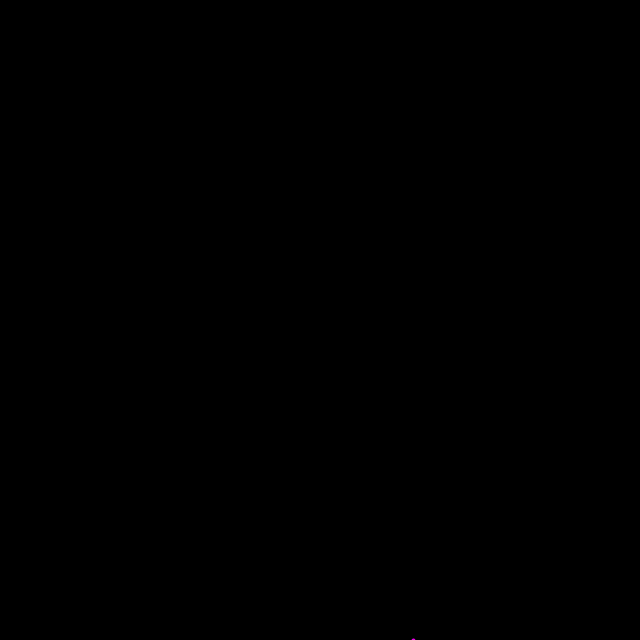
Frame 1 (no input)
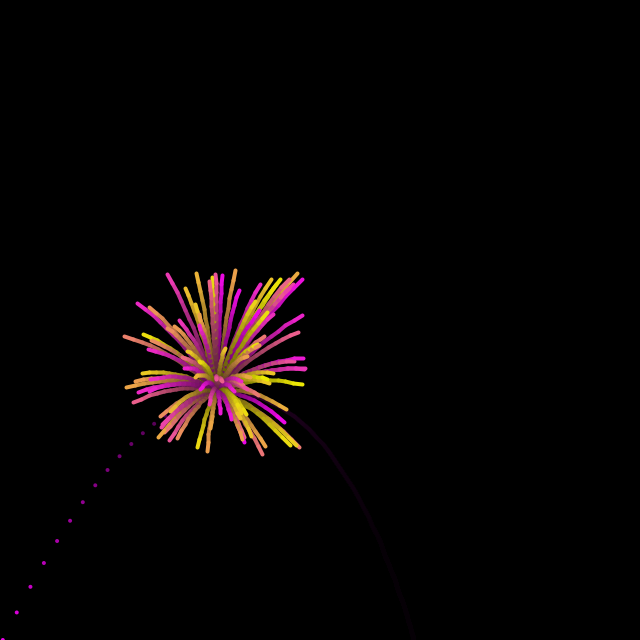
Frame 60 (the mouse pressed at the canvas centre just before this capture)
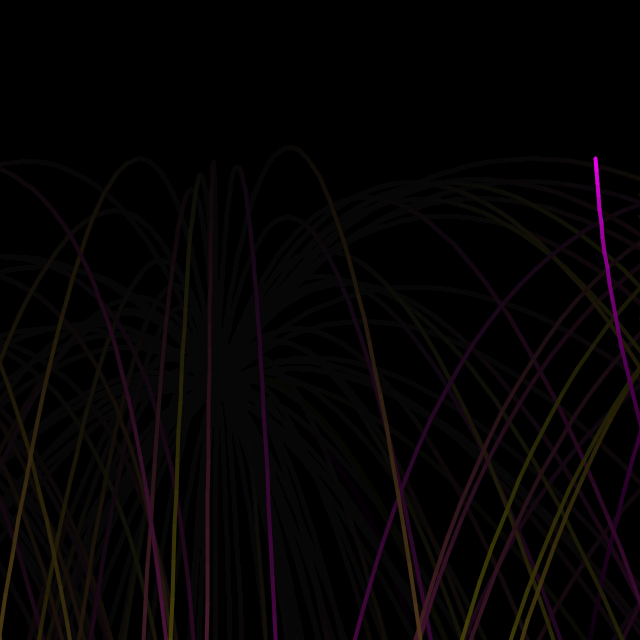
Frame 120 (the mouse held since frame 60 and released just before this capture)

The Processing sketch that drew these frames (run headless with seeded random() and noise(); from frame 60 on, the mouse is pressed at the canvas centre):

// Processing sketch: processing_125331
// ── processing_125331.pde

float gravity = 0.05;
ArrayList p;
class Particle
{
  private float oPx,oPy;
  private float pX,pY;
  private float vX,vY;
  private float aX,aY;
  private float radius;
  private int timer;
  private boolean son;
  private int col;
  private int myArrayNumber;
  private boolean exists;
  Particle(float _pX, float _pY,float _aX,float _aY, float _radius, int _timer, boolean _son ,int _col,int arrayNumber)
  {
    oPx = _pX;
    oPy = _pY;
    pX = _pX;
    pY = _pY;
    aX = _aX;
    aY = _aY;
    radius = _radius;
    timer = _timer;
    son = _son;
    col = _col;
    exists = true;
    myArrayNumber = arrayNumber;
  }
  
  public int explode()
  {
     if(!son)
     {
          for(int i=1 ; i < N ; i++)
          {
            p.add(new Particle(pX,pY,random(-0.5,0.5),random(-1,0),radius,-40,true,(int)random(255),p.size()));
          }
     }
     return myArrayNumber;
  }
  
  public void tick()
  {
    if(timer < 40 && exists)
    {
      fill(255,255-col,col);
      stroke(255,255-col,col);
      strokeWeight(radius);
      line(oPx,oPy,pX,pY);
      aY+=gravity;// gravidade
      
      vX+=aX;// atualiza velocidade
      vY+=aY;
      
      oPx = pX;
      oPy = pY;
      
      pX+=vX;// atualiza posição
      pY+=vY;
      
      timer++;
      
      if(pY > height)
      {
        //vY = -vY;
      }
      if(pX > width)
      {
        vX = -vX;
      }
      if(pX < 0)
      {
        vX = -vX;
      }
      if(pY < 0)
      {
        vY = -vY;
      }
    }
    else if(timer == 40 && exists)
    {
       
      explode();
      timer++;
    }
    else if(timer == 80 && exists)
    {
      if(!son)
       {
        p.add(new Particle(random(width),height,random(-0.5,0.5),-1.3,radius,0,false,255,0));
        exists = false;
       }
    }
    else if(timer < 100 && exists)
    {
      fill(255,255-col,col);
      ellipse(pX,pY,radius,radius);
      aY+=gravity;// gravidade
      
      vX+=aX;// atualiza velocidade
      vY+=aY;
      
      pX+=vX;// atualiza posição
      pY+=vY;
      
      timer++;
      
      if(pY > height)
      {
        //vY = -vY/2;
      }
      if(pX > width)
      {
        vX = -vX/2;
      }
      if(pX < 0)
      {
        vX = -vX/2;
      }
      if(pY < 0)
      {
        vY = -vY/2;
      }
    }
    else if(exists)
    {
      exists = false;
    }
  }
}


int N = 100;
Particle aux;
void setup()
{
  p = new ArrayList();
  size(640,640);
  background(0);
  smooth();
  noStroke();
   p.add(new Particle(random(width),height,random(-0.5,0.5),-1,4,0,false,255,0));
} 
int w=0;
void draw()
{
  for(int i=0 ; i<p.size() ; i++)
  {
      aux = (Particle)p.get(i);
      aux.tick();
  }
  fill(0,20);
  noStroke();
  quad(0,0,width,0,width,height,0,height);

} 
